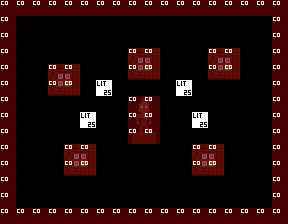

Rendered tile map (Tiled .tmx) drawn with the repository's tilesets; below, a short description and the full map source, tile grids included:
An orthogonal 18x14 tile map with 16x16 px tiles, 4 tile layers (Tile Layer 1, Tile Layer 2, Tile Layer 3, Tile Layer 4), 3 tilesets.

<map version="1.2" tiledversion="1.2.4" orientation="orthogonal" renderorder="right-down" width="18" height="14" tilewidth="16" tileheight="16" infinite="0" nextlayerid="14" nextobjectid="1">
 <tileset firstgid="1" source="../tilesets/world-tileset.tsx" />
 <tileset firstgid="4097" source="../tilesets/light-tileset.tsx" />
 <tileset firstgid="4121" source="../tilesets/collision-tileset.tsx" />
 <layer id="10" name="Tile Layer 1" width="18" height="14">
  <data encoding="csv">
1,1,1,1,1,1,1,1,1,1,1,1,1,1,1,1,1,1,
1,1,1,1,1,1,1,1,1,1,1,1,1,1,1,1,1,1,
1,1,1,1,1,1,1,1,1,1,1,1,1,1,1,1,1,1,
1,1,1,1,1,1,1,1,1,1,1,1,1,1,1,1,1,1,
1,1,1,1,1,1,1,1,1,1,1,1,1,1,1,1,1,1,
1,1,1,1,1,1,1,1,1,1,1,1,1,1,1,1,1,1,
1,1,1,1,1,1,1,1,1,1,1,1,1,1,1,1,1,1,
1,1,1,1,1,1,1,1,1,1,1,1,1,1,1,1,1,1,
1,1,1,1,1,1,1,1,1,1,1,1,1,1,1,1,1,1,
1,1,1,1,1,1,1,1,1,1,1,1,1,1,1,1,1,1,
1,1,1,1,1,1,1,1,1,1,1,1,1,1,1,1,1,1,
1,1,1,1,1,1,1,1,1,1,1,1,1,1,1,1,1,1,
1,1,1,1,1,1,1,1,1,1,1,1,1,1,1,1,1,1,
1,1,1,1,1,1,1,1,1,1,1,1,1,1,1,1,1,1
</data>
 </layer>
 <layer id="11" name="Tile Layer 2" width="18" height="14">
  <data encoding="csv">
0,0,0,0,0,0,0,0,0,0,0,0,0,0,0,0,0,0,
0,0,0,0,0,0,0,0,0,0,0,0,0,0,0,0,0,0,
0,0,0,0,0,0,0,0,0,0,0,0,0,0,0,0,0,0,
0,0,0,0,0,0,0,0,5,6,0,0,0,5,6,0,0,0,
0,0,0,5,6,0,0,0,69,70,0,0,0,69,70,0,0,0,
0,0,0,69,70,0,962,0,0,0,0,962,0,0,0,0,0,0,
0,0,0,0,0,0,0,0,1360,1361,0,0,0,0,0,0,0,0,
0,0,0,0,0,1026,0,0,1424,1425,0,0,1026,0,0,0,0,0,
0,0,0,0,0,0,0,0,1488,1489,0,0,0,0,0,0,0,0,
0,0,0,0,5,6,0,0,0,0,0,0,5,6,0,0,0,0,
0,0,0,0,69,70,0,0,0,0,0,0,69,70,0,0,0,0,
0,0,0,0,0,0,0,0,0,0,0,0,0,0,0,0,0,0,
0,0,0,0,0,0,0,0,0,0,0,0,0,0,0,0,0,0,
0,0,0,0,0,0,0,0,0,0,0,0,0,0,0,0,0,0
</data>
 </layer>
 <layer id="12" name="Tile Layer 3" width="18" height="14">
  <data encoding="csv">
4122,4122,4122,4122,4122,4122,4122,4122,4122,4122,4122,4122,4122,4122,4122,4122,4122,4122,
4122,0,0,0,0,0,0,0,0,0,0,0,0,0,0,0,0,4122,
4122,0,0,0,0,0,0,0,0,0,0,0,0,0,0,0,0,4122,
4122,0,0,0,0,0,0,0,4122,4122,0,0,0,4122,4122,0,0,4122,
4122,0,0,4122,4122,0,0,0,4122,4122,0,0,0,4122,4122,0,0,4122,
4122,0,0,4122,4122,0,4122,0,0,0,0,4122,0,0,0,0,0,4122,
4122,0,0,0,0,0,0,0,4122,4122,0,0,0,0,0,0,0,4122,
4122,0,0,0,0,4122,0,0,4122,4122,0,0,4122,0,0,0,0,4122,
4122,0,0,0,0,0,0,0,4122,4122,0,0,0,0,0,0,0,4122,
4122,0,0,0,4122,4122,0,0,0,0,0,0,4122,4122,0,0,0,4122,
4122,0,0,0,4122,4122,0,0,0,0,0,0,4122,4122,0,0,0,4122,
4122,0,0,0,0,0,0,0,0,0,0,0,0,0,0,0,0,4122,
4122,0,0,0,0,0,0,0,0,0,0,0,0,0,0,0,0,4122,
4122,4122,4122,4122,4122,4122,4122,4122,4122,4122,4122,4122,4122,4122,4122,4122,4122,4122
</data>
 </layer>
 <layer id="13" name="Tile Layer 4" width="18" height="14">
  <data encoding="csv">
0,0,0,0,0,0,0,0,0,0,0,0,0,0,0,0,0,0,
0,0,0,0,0,0,0,0,0,0,0,0,0,0,0,0,0,0,
0,0,0,0,0,0,0,0,0,0,0,0,0,0,0,0,0,0,
0,0,0,0,0,0,0,0,0,0,0,0,0,0,0,0,0,0,
0,0,0,0,0,0,0,0,0,0,0,0,0,0,0,0,0,0,
0,0,0,0,0,0,4103,0,0,0,0,4103,0,0,0,0,0,0,
0,0,0,0,0,0,0,0,0,0,0,0,0,0,0,0,0,0,
0,0,0,0,0,4103,0,0,0,0,0,0,4103,0,0,0,0,0,
0,0,0,0,0,0,0,0,0,0,0,0,0,0,0,0,0,0,
0,0,0,0,0,0,0,0,0,0,0,0,0,0,0,0,0,0,
0,0,0,0,0,0,0,0,0,0,0,0,0,0,0,0,0,0,
0,0,0,0,0,0,0,0,0,0,0,0,0,0,0,0,0,0,
0,0,0,0,0,0,0,0,0,0,0,0,0,0,0,0,0,0,
0,0,0,0,0,0,0,0,0,0,0,0,0,0,0,0,0,0
</data>
 </layer>
</map>
